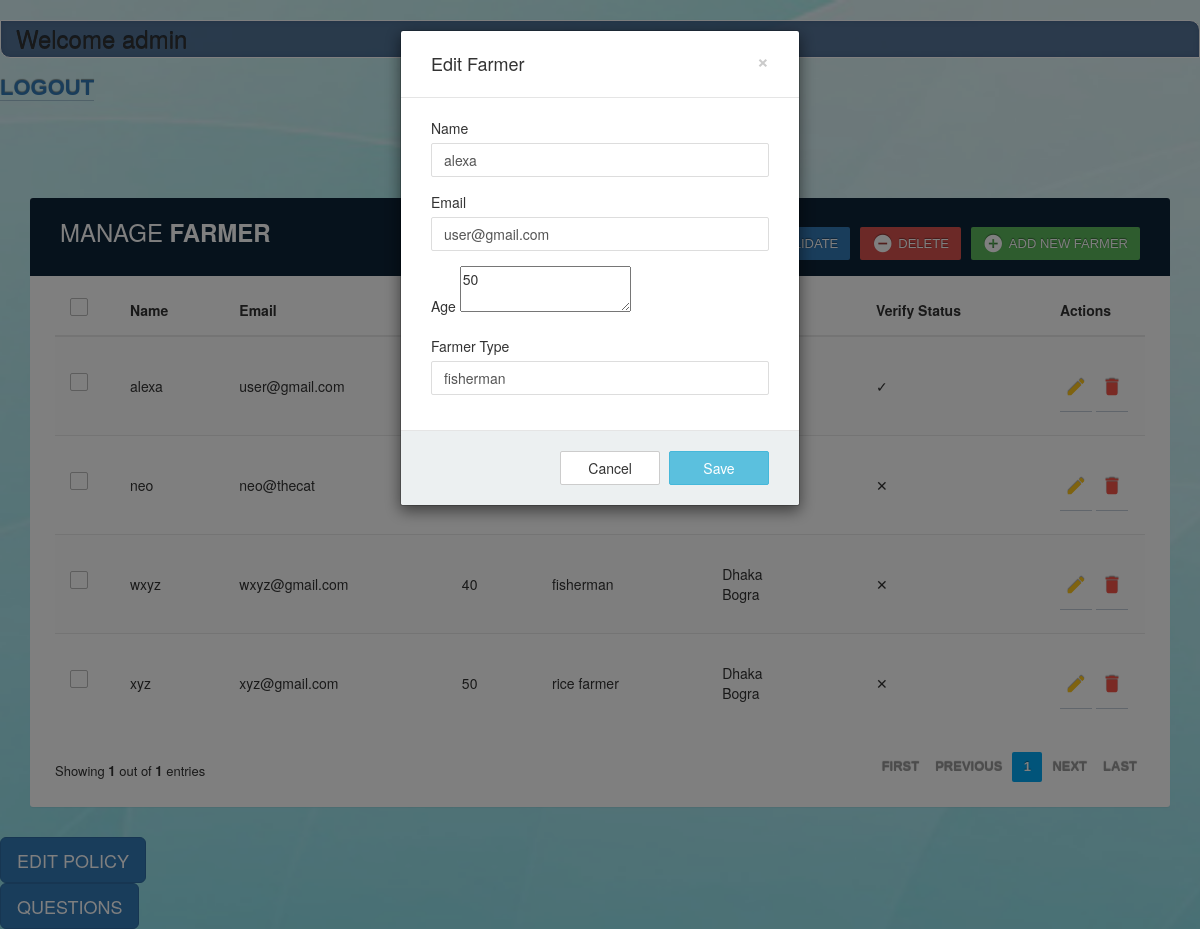
Screenshot of /view/adminhome.php?editfarmer=2 (signed in) with the database file from the repository.
### tables this page shows
CREATE TABLE `farmer` (
  `username` varchar(25) NOT NULL,
  `email` varchar(25) NOT NULL,
  `age` int(25) NOT NULL,
  `farmertype` varchar(25) NOT NULL,
  `farmerid` int(11) NOT NULL,
  `varification` int(1) NOT NULL DEFAULT 1
);

CREATE TABLE `farmerloc` (
  `username` varchar(25) NOT NULL,
  `nameloc` varchar(25) NOT NULL,
  `index` int(11) NOT NULL
);

### view/adminhome.php (the view, shortened to what this page needs)
<!DOCTYPE html>
<html lang="en">
<head>
</head>
<body>
<div class="twelve">
    <?php echo "<h3>Welcome  " . $_SESSION['username'] . "</h3>"; ?>
    <a href="../controller/logout.php">Logout</a>
</div>
<head>
<link rel="stylesheet" href="https://maxcdn.bootstrapcdn.com/font-awesome/4.7.0/css/font-awesome.min.css">
<link rel="stylesheet" href="https://maxcdn.bootstrapcdn.com/bootstrap/3.3.7/css/bootstrap.min.css">
</head>
<body>
<?php
include '../controller/db_con.php';
$page = (isset($_GET['page']))?$_GET['page']:'';
$editfarmer = (isset($_GET['editfarmer']))?$_GET['editfarmer']:'';
if ($editfarmer==''){
}else{
 $results = mysqli_query($conn,"SELECT * FROM farmer Where farmerid=$editfarmer");
 while($row = mysqli_fetch_array($results))
 {
  $edit_username = $row["username"];
  $edit_email = $row["email"];
  $edit_age = $row["age"];
  $edit_farmertype = $row["farmertype"];
 }
}
if ($page==''){
 $page = "1";
}else{
 $page = $_GET['page'];
}
$cur_page = $page;
$page -= 1;
$per_page = 5;
$previous_btn = true;
$next_btn = true;
$first_btn = true;
$last_btn = true;
$start = $page * $per_page;
$query_pag_data = "SELECT * from farmer LIMIT $start, $per_page";
$result_pag_data = mysqli_query($conn, $query_pag_data);
?>
<div class="container"><div class = "result"></div>
 <p><h1 align="center">FARMER DETAILS</h1></p>
        <div class="table-wrapper">
            <div class="table-title">
                <div class="row">
                    <div class="col-sm-6">
      <h2>MANAGE <b>FARMER </b></h2>
     </div>
     <div class="col-sm-6">
      <a href="#addFarmerModal" class="btn btn-success" data-toggle="modal"><i class="material-icons"></i> <span>Add New Farmer</span></a>
      <a href="#deleteFarmerModalselected" class="btn btn-danger" data-toggle="modal"><i class="material-icons"></i> <span>Delete</span></a>
      <a href="#validateFarmerModalselected" class="btn btn-primary" data-toggle="modal"><i class="material-icons"></i> <span>Validate</span></a>
     </div>
                </div>
            </div>
            <table class="table table-striped table-hover">
                <thead>
     <tr>
      <th>
       <span class="custom-checkbox">
        <label for="selectAll"></label>
       </span>
      </th>
                        <th>Name</th>
                        <th>Email</th>
      <th>Age</th>
                        <th>Farmertype</th>
                        <th>Locations</th>
                        <th>Verify Status</th>
                        <th>Actions</th>
                    </tr>
                </thead>
                <tbody>
                    <?php
    while($row = mysqli_fetch_assoc($result_pag_data)) {
     $username=$row['username'];
     $email=$row['email'];
     $age=$row['age'];
     $farmertype=$row['farmertype'];
     $verify=$row['varification'];
     $sql4 = "SELECT * FROM farmerloc WHERE username='alexa'";
     $result4 = mysqli_query($conn, $sql4);
    ?>
                    <tr>
      <td>
       <span class="custom-checkbox">
        <label for="checkbox1"></label>
       </span>
      </td>
                        <td><?php echo $username; ?></td>
                        <td><?php echo $email; ?></td>
      <td><?php echo $age; ?></td>
                        <td><?php echo $farmertype; ?></td>
                        <td><?php while($row1 = mysqli_fetch_array($result4)){echo"" . $row1[1] . "<br>"; } ?></td>
                        <td>
   <?php
        if( $verify== 1 ) {
           echo" <span>&#10005;</span>";
        } else {
            echo"<span>&#10003;</span>";
        }
  ?>
</td>
                        <td>
                            <a href="?editfarmer=<?php echo $row['farmerid']; ?>" class="edit" data-toggle="modal"><i class="material-icons" data-toggle="tooltip" title="Edit"></i></a>
                            <a href="?deletefarmer=<?php echo $row['farmerid']; ?>" class="delete" data-toggle="modal"><i class="material-icons" data-toggle="tooltip" title="Delete"></i></a>
                        </td>
                    </tr>
    <?php } ?>
                </tbody>
   </table>
   <div class="clearfix">
<?php
$msg = "";
$query_pag_num = mysqli_query($conn,"SELECT COUNT(*) AS mycount FROM farmer" ) or die(mysqli_error($this->dblink));
$res = mysqli_fetch_object($query_pag_num);
$count = $res->mycount;
$no_of_paginations = ceil($count / $per_page);
if ($cur_page >= 7) {
    $start_loop = $cur_page - 3;
    if ($no_of_paginations > $cur_page + 3)
        $end_loop = $cur_page + 5;
    else if ($cur_page <= $no_of_paginations && $cur_page > $no_of_paginations - 3) {
        $start_loop = $no_of_paginations - 3;
        $end_loop = $no_of_paginations;
    } else {
        $end_loop = $no_of_paginations;
    }
} else {
    $start_loop = 1;
    if ($no_of_paginations > 7)
        $end_loop = 7;
    else
        $end_loop = $no_of_paginations;
}
$msg .= "<ul class=\"pagination\">";
if ($first_btn && $cur_page > 1) {
    $msg .= "<li p='1' class='page-item active'><a href='?page=1' class='page-link'>First</a></li>";
} else if ($first_btn) {
    $msg .= "<li p='1' class='page-item' disabled><a href='?page=1'>First</a></li>";
}
if ($previous_btn && $cur_page > 1) {
    $pre = $cur_page - 1;
    $msg .= "<li p='$pre' class='page-item active'><a href='?page=$pre' class='page-link'>Previous</a></li>";
} else if ($previous_btn) {
    $msg .= "<li class='page-item' disabled><a href='?page=1'>Previous</a></li>";
}
for ($i = $start_loop; $i <= $end_loop; $i++) {
    if ($cur_page == $i)
        $msg .= "<li p='$i' class='page-item active'><a href='?page=$i' class='page-link'>{$i}</a></li>";
    else
        $msg .= "<li p='$i' class='page-item'><a href='?page={$i}' class='page-link'>{$i}</a></li>";
}
if ($next_btn && $cur_page < $no_of_paginations) {
    $nex = $cur_page + 1;
    $msg .= "<li p='$nex' class='page-item'><a href='?page=$nex' class='page-link'>Next</a></li>";
} else if ($next_btn) {
    $msg .= "<li class='page-item' disabled><a href='#'>Next</a></li>";
}
if ($last_btn && $cur_page < $no_of_paginations) {
    $msg .= "<li p='$no_of_paginations' class='page-item'><a href='?page=$no_of_paginations' class='page-link'>Last</a></li>";
} else if ($last_btn) {
    $msg .= "<li p='$no_of_paginations' class='page-item' disabled><a href='?page=$no_of_paginations'>Last</a></li>";
}
$total_string = "<div class=\"hint-text\">Showing <b>" . $cur_page . "</b> out of <b>$no_of_paginations</b> entries</div>";
$msg = $msg . "</ul>";
echo $total_string;
echo $msg;
?>
            </div>
  </div>
</div>
 <div id="editFarmerModal" class="modal fade">
  <div class="modal-dialog">
   <div class="modal-content">
    <form name="frmedit" action="" method="post">
     <div class="modal-header">
      <h4 class="modal-title">Edit Farmer</h4>
      <button type="button" class="close" data-dismiss="modal" aria-hidden="true">×</button>
     </div>
     <div class="modal-body">
      <div class="form-group">
       <label>Name</label>
       <input type="text" name="editname" value="<?php echo $edit_username; ?>" class="form-control" required>
      </div>
      <div class="form-group">
       <label>Email</label>
       <input type="email" name="editemail" value="<?php echo $edit_email; ?>" class="form-control" required>
      </div>
      <div class="form-group">
       <label>Age</label>
       <textarea class="number" name="editage" required><?php echo $edit_age; ?></textarea>
      </div>
      <div class="form-group">
       <label>Farmer Type</label>
       <input type="text" name="editfarmertype" value="<?php echo $edit_farmertype; ?>" class="form-control" required>
      </div>
     </div>
     <div class="modal-footer">
      <input type="button" class="btn btn-default" data-dismiss="modal" value="Cancel">
      <input type="submit" name="cmdedit" class="btn btn-info" value="Save">
     </div>
    </form>
   </div>
  </div>
 </div>
</body>
<div class="btn-group-vertical">
<form action="https://termly.io/products/privacy-policy-generator/" class="form_design.." method="post">
    <input class="btn btn-primary btn-lg" type="submit"name="submit"  value="EDIT POLICY">
</form>
<form action="question.php" class="form_design.." method="post">
<input class="btn btn-primary btn-lg" type="submit"name="submit"  value="QUESTIONS">
</div>
</html>

### view/adminhome.php (style rules this page uses)
body { background-image: url(admin.jpg); background-repeat: no-repeat; background-size: 1920px 1080px; }
a { margin: 1em 0 0.5em 0; font-weight: 600; font-family: 'Titillium Web', sans-serif; position: relative; text-shadow: 0 -1px 1px rgba(0,0,0,0.4); font-size: 22px; line-height: 40px; color: #355681; text-transform: uppercase; border-bottom: 1px solid rgba(53,86,129, 0.3); }
h3 { margin: 1em 0 0.5em 0; font-weight: normal; position: relative; text-shadow: 0 -1px rgba(0,0,0,0.6); font-size: 28px; line-height: 40px; background: #355681; background: rgba(53,86,129, 0.8); border: 1px solid #fff; padding: 5px 15px; color: white; border-radius: 0 10px 0 10px; box-shadow: inset 0 0 5px rgba(53,86,129, 0.5); font-family: 'Muli', sans-serif; }
.table-wrapper { background: #fff; padding: 20px 25px; margin: 30px 0; border-radius: 3px; box-shadow: 0 1px 1px rgba(0,0,0,.05); }
.table-title { padding-bottom: 15px; background: #0d2438; color: #fff; padding: 16px 30px; margin: -20px -25px 10px; border-radius: 3px 3px 0 0; }
.table-title h2 { margin: 5px 0 0; font-size: 24px; }
.table-title .btn { color: #fff; float: right; font-size: 13px; border: none; min-width: 50px; border-radius: 2px; border: none; outline: none !important; margin-left: 10px; }
.table-title .btn i { float: left; font-size: 21px; margin-right: 5px; }
.table-title .btn span { float: left; margin-top: 2px; }
table.table tr th, table.table tr td { border-color: #e9e9e9; padding: 12px 15px; vertical-align: middle; }
table.table tr th:first-child { width: 60px; }
table.table tr th:last-child { width: 100px; }
table.table-striped tbody tr:nth-of-type(odd) { background-color: #fcfcfc; }
table.table td:last-child i { opacity: 0.9; font-size: 22px; margin: 0 5px; }
table.table td a { font-weight: bold; color: #566787; display: inline-block; text-decoration: none; outline: none !important; }
table.table td a.edit { color: #FFC107; }
table.table td a.delete { color: #F44336; }
table.table td i { font-size: 19px; }
.pagination { float: right; margin: 0 0 5px; }
.pagination li a { border: none; font-size: 13px; min-width: 30px; min-height: 30px; color: #999; margin: 0 2px; line-height: 30px; border-radius: 2px !important; text-align: center; padding: 0 6px; }
.pagination li.active a, .pagination li.active a.page-link { background: #03A9F4; }
.hint-text { float: left; margin-top: 10px; font-size: 13px; }
.custom-checkbox { position: relative; }
.custom-checkbox label:before { width: 18px; height: 18px; }
.custom-checkbox label:before { content: ''; margin-right: 10px; display: inline-block; vertical-align: text-top; background: white; border: 1px solid #bbb; border-radius: 2px; box-sizing: border-box; z-index: 2; }
.modal .modal-dialog { max-width: 400px; }
.modal .modal-header, .modal .modal-body, .modal .modal-footer { padding: 20px 30px; }
.modal .modal-content { border-radius: 3px; }
.modal .modal-footer { background: #ecf0f1; border-radius: 0 0 3px 3px; }
.modal .modal-title { display: inline-block; }
.modal .form-control { border-radius: 2px; box-shadow: none; border-color: #dddddd; }
.modal .btn { border-radius: 2px; min-width: 100px; }
.modal form label { font-weight: normal; }

### rows the page displays
farmer: username "alexa", email "user@gmail.com", editname "alexa", editemail "user@gmail.com", editage "50", editfarmertype "fisherman"
farmer: username "neo", email "neo@thecat"
farmer: username "wxyz", email "wxyz@gmail.com", age "40", farmertype "fisherman"
farmerloc: nameloc "Dhaka"
farmerloc: nameloc "Bogra"
farmer: username "xyz", email "xyz@gmail.com", age "50", farmertype "rice farmer"

### other values shown
$_SESSION['username'] "admin"
$cur_page "1"
$no_of_paginations "1"
